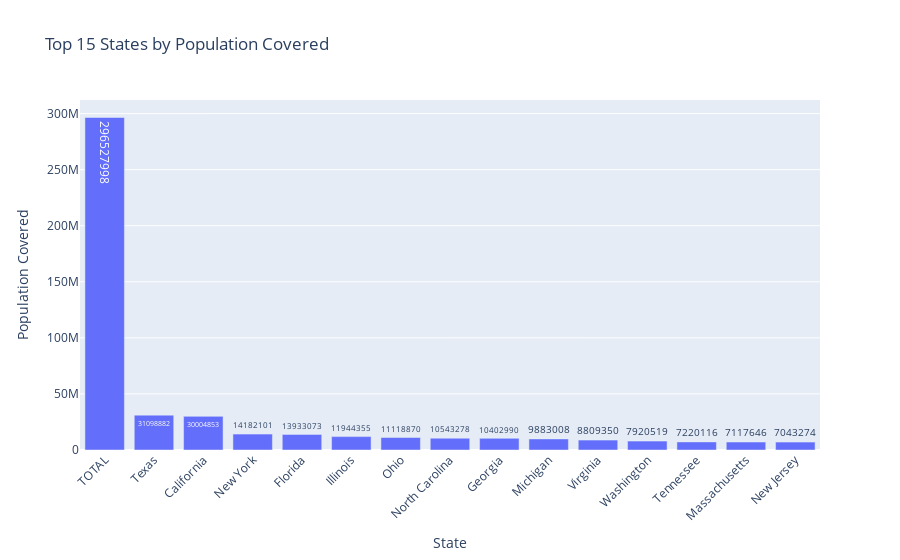

The notebook cell saved with this chart:
### Code cell
Participation_by_State["Population Covered"] = (
    Participation_by_State["Population Covered"].astype(str)
    .str.replace(",", "", regex=False)
    .astype(int)
)

# Top 15 States by Population Covered
top_states = Participation_by_State.nlargest(15, "Population Covered")

fig = px.bar(
    top_states,
    x="State",
    y="Population Covered",
    title="Top 15 States by Population Covered",
    text="Population Covered"
)
fig.update_layout(xaxis_tickangle=-45)
fig.show()

### Figure 1 — Plotly figure (JSON) as saved in the notebook; plotly's stock layout.template omitted (floating-point values rounded to 4 significant figures)
{"data": [{"hovertemplate": "State=%{x}<br>Population Covered=%{text}<extra></extra>", "legendgroup": "", "marker": {"color": "#636efa", "pattern": {"shape": ""}}, "name": "", "orientation": "v", "showlegend": false, "text": [296500000.0, 31100000.0, 30000000.0, 14180000.0, 13930000.0, 11940000.0, 11120000.0, 10540000.0, 10400000.0, 9883000.0, 8809000.0, 7921000.0, 7220000.0, 7118000.0, 7043000.0], "textposition": "auto", "type": "bar", "x": ["TOTAL", "Texas", "California", "New York", "Florida", "Illinois", "Ohio", "North Carolina", "Georgia", "Michigan", "Virginia", "Washington", "Tennessee", "Massachusetts", "New Jersey"], "xaxis": "x", "y": [296527998, 31098882, 30004853, 14182101, 13933073, 11944355, 11118870, 10543278, 10402990, 9883008, 8809350, 7920519, 7220116, 7117646, 7043274], "yaxis": "y"}], "layout": {"barmode": "relative", "legend": {"tracegroupgap": 0}, "title": {"text": "Top 15 States by Population Covered"}, "xaxis": {"anchor": "y", "domain": [0, 1], "tickangle": -45, "title": {"text": "State"}}, "yaxis": {"anchor": "x", "domain": [0, 1], "title": {"text": "Population Covered"}}}}
